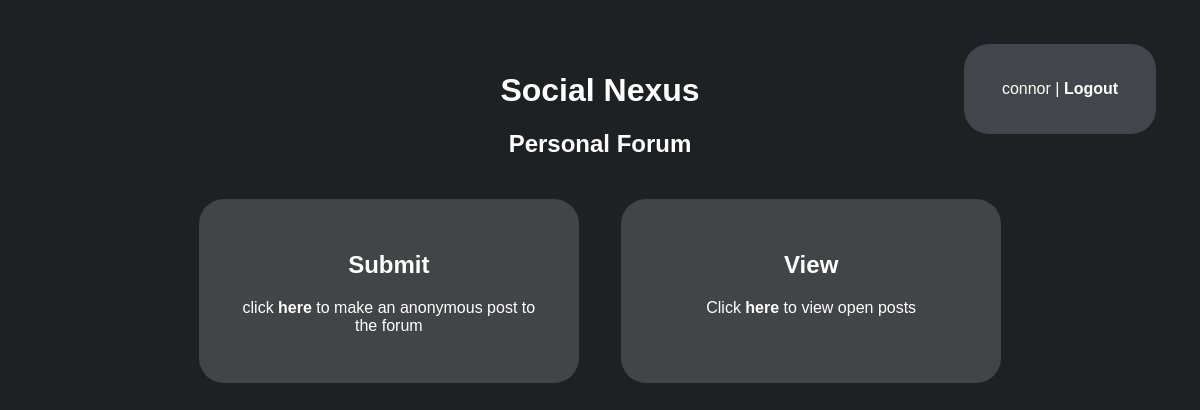
Page / (signed in) on the earlier database version.
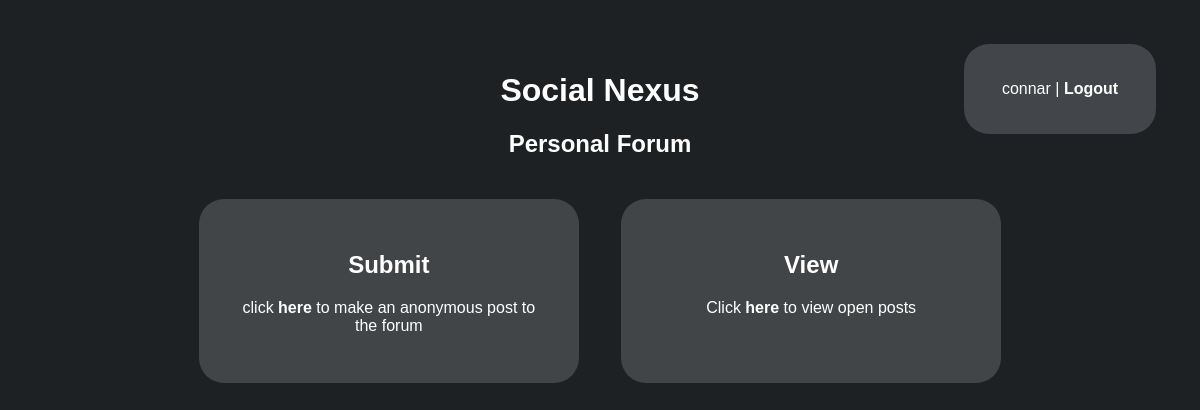
Same page on the later database version.
### app.py (models this page shows, shortened)
class User(UserMixin, db.Model):
    id = db.Column(db.Integer, primary_key=True)
    name = db.Column(db.String(20), nullable=False)
    pw_hash = db.Column(db.String(400), nullable=False)

### app.py (the view)
@app.route('/')
def index():
    if current_user.is_authenticated:
        return render_template('index.html', logged_in=current_user.is_authenticated, name=current_user.name)
    else:
        return render_template('index.html', logged_in=current_user.is_authenticated)

### app.py (called while the page is built)
@login_manager.user_loader
def load_user(user_id):
    return User.query.get(int(user_id))

### templates/index.html (shortened to what this page needs)
{% extends 'base.html' %}
{% block body %}
<h1>Social Nexus</h1>
<h2>Personal Forum</h2>
<div class="flexbox-container">
    <div class="flex-column">
        <h2>Submit</h2>
        <p>click <a href="/dropper">here</a> to make an anonymous post to the forum</p>
    </div>
    <div class="flex-column">
        <h2>View</h2>
        <p>Click <a href="/recipient">here</a> to view open posts</p>
    </div>
</div>
{% if logged_in %}
    <div class="login-bar">
        {{ name }} | <a href="/logout">Logout</a>
    </div>
{% else %}
    <div class="login-bar">
        <a href="/login">Login</a> | <a href="/signup">Signup</a>
    </div>
{% endif %}
<div class="messages">
</div>
{% endblock %}

### templates/base.html (shortened to what this page needs)
<!DOCTYPE html>
<html>
    <head>
        <link rel="stylesheet" href="{{ url_for('static', filename='css/main.css') }}">
    </head>
    <body>
        {% block body %}{% endblock %}
    </body>
</html>

### static/css/main.css (style rules this page uses)
body { background-color: rgb(30,33,36); font-family: sans-serif; text-align: center; margin: 6%; color: white; }
.flexbox-container { display: flex; flex-wrap: wrap; justify-content: center; width: 100%; }
.flex-column { background-color: rgb(66, 69, 72); margin:2%; padding:3%; width: 30%; border-radius: 25px; }
a { color:white; font-weight:bold; text-decoration: none; }
.login-bar { background-color: rgb(66, 69, 73); margin: 2%; padding: 3%; width: 10%; border-radius: 25px; position: fixed; top: 20px; right: 20px; }
.messages { margin: 2%; padding: 3%; width: 10%; border-radius: 25px; position: fixed; top: 20px; left: 20px; }

Differences in the rows shown:
changed User: name "connor" → "connar"
